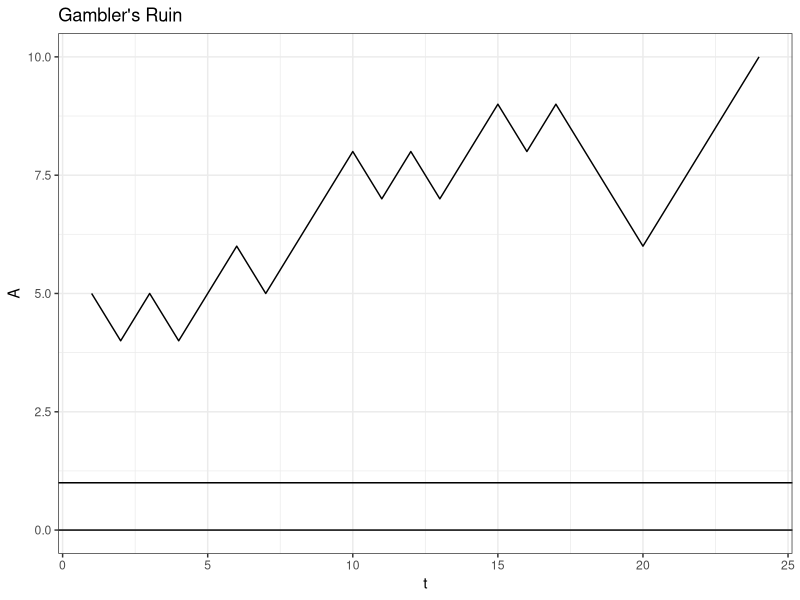

Generate this figure with R:
library(data.table)
library(ggplot2)

set.seed(123)
FUN_ruin <- function(p, N, j) {
  
  # loop
  while (TRUE) {
    
    
    # break condition
    if (j[length(j)] == N || j[length(j)] == 0) {
      return(j)
    }
    
    # iterate
    const_play <- rbinom(1, 1, p)
    
    if (const_play == 1) {
      j <- c(j, j[length(j)] + 1)
    }
    
    if (const_play == 0) {
      j <- c(j, j[length(j)] - 1)
    }
  }
}


data <- data.table(A=FUN_ruin(p = 0.5, N = 10, j = 5))
data$t <- 1:nrow(data)
data
ggplot(data, aes(x = t, y = A)) +
  geom_line() +
  ggtitle("Gambler's Ruin") +
  theme_bw() + ylim(c(0, 10)) +
  geom_hline(yintercept = 0) +
  geom_hline(yintercept = 1)







#Winning Probability
FUN_ruinprob <- function(N, p, j) {
  
  # edge cases
  if (p == 0) {
    return(0)
  }
  
  if (p == 1) {
    return(1)
  }
  if (p == 1 / 2) {
    return(j / N)
  }
  
  q <- 1 - p
  return((1 - (q / p) ^ j) / (1 - (q / p) ^ N))
}

FUN_ruinprob(10,0.5,5)

set.seed(10)

#Expected Number of Steps 
FUN_ruinlength <- function(N, j, p) {
  
  # p = 1 / 2 case
  if (p == 1 / 2) {
    return(j * (N - j))
  }
  
  # other case
  q <- 1 - p
  c_2 <- N / ((q - p) * (1 - (q / p) ^ N))
  c_1 <- -c_2
  return(c_1 + c_2 * (q / p) ^ j + j / (q - p))
}





#Verification of Results
results <- replicate(FUN_ruin(N = 10, p = 0.5, j = 5), n = 1000)
results <- unlist(lapply(results, function(x) length(x) - 1))
results

# should match
mean(results); FUN_ruinlength(10, 5, 0.5)